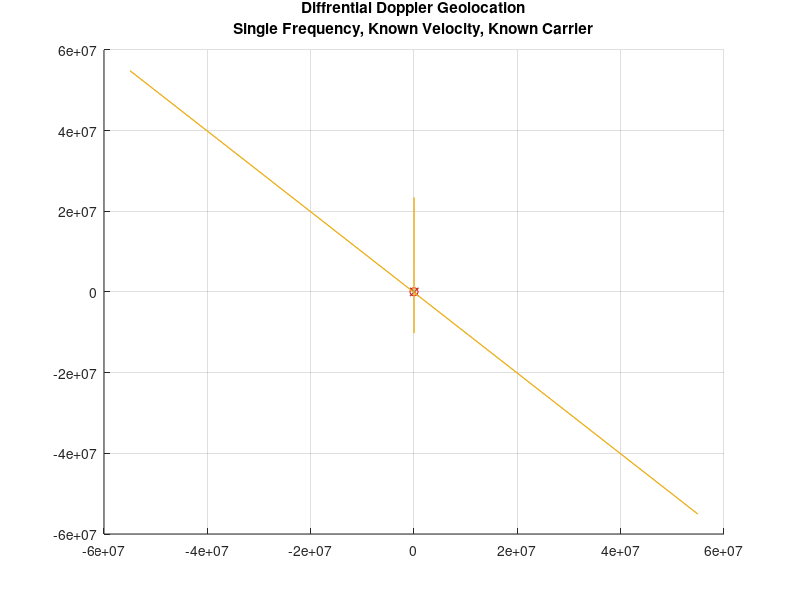

Write the MATLAB code that produced this figure.
%Simulation 01 - Physical Intuition for 1 known Fc and Velocity with 2
%receivers

clear all;
close all;

C = 3e08; %[m/s]
r1 = [-10000 0]; %Position of the 1st receiver [m]
r2 = [100000 0]; %Postion of the 2nd receiver [m]

r = [0 50000]; %Target position [m]
v = [100/sqrt(2) 100/sqrt(2)];%Target velocity [m/s]
Fc = 900e06; %[Hz]

%True values
psi = atan(v(2)/v(1));
dr1 = r-r1;
dr2 = r-r2;
theta1 = atan(dr1(2)/dr1(1));
theta2 = atan(dr2(2)/dr2(1));

deltaF1 = -Fc*((1/C)*(v*dr1'))/sqrt(dr1*dr1');
deltaF2 = -Fc*((1/C)*(v*dr2'))/sqrt(dr2*dr2');

% Measured Values
mFc = Fc;
mDeltaF1 = -mFc*((1/C)*(v*dr1'))/sqrt(dr1*dr1');
mDeltaF2 = -mFc*((1/C)*(v*dr2'))/sqrt(dr2*dr2');

mPhi1 = acos(-C/sqrt(v*v')*mDeltaF1/mFc);
mTheta1 = psi-mPhi1;

mPhi2 = -acos(-C/sqrt(v*v')*mDeltaF2/mFc);
mTheta2 = psi-mPhi2;

%plot the scene
figure;
hold on;
grid on;
title({'Diffrential Doppler Geolocation','Single Frequency, Known Velocity, Known Carrier'});
plot(r1(1),r1(2),'x');
plot(r2(1),r2(2),'x');
plot(r(1),r(2),'or');
plot([r1(1) r(1)], [r1(2), r1(2) + tan(theta1)*dr1(1)],'b');
plot([r2(1) r(1)], [r2(2), r2(2) + tan(theta2)*dr2(1)],'b');

plot([r1(1) r(1)], [r1(2), r1(2) + tan(mTheta1)*dr1(1)],'r-.');
plot([r2(1) r(1)], [r2(2), r2(2) + tan(mTheta2)*dr2(1)],'r-.');


%if carrier frequency is unknown

mF1 = 1e6+1e-7;%mFc+mDeltaF1;%
mF2 = 1e6-1.5e-7;%mFc + mDeltaF2; 

maxFc = 1/(1-sqrt(v*v')/C)*min([mF1, mF2]);
minFc = 1/(1+sqrt(v*v')/C)*max([mF1,mF2]);

Fc = linspace(minFc,maxFc,1000);

mFc = Fc;

mDeltaF1 = mF1 - mFc;
mDeltaF2 = mF2 - mFc;

mPhi1 = acos((-C/sqrt(v*v')*mDeltaF1)./mFc);
mTheta1 = psi-mPhi1;

mPhi2 = -acos(-C/sqrt(v*v')*mDeltaF2./mFc);
mTheta2 = psi-mPhi2;

mR(1,:) = (r1(1)-r2(1) - (tan(mTheta1)*r1(1)-tan(mTheta2)*r2(1)))./(tan(mTheta1)-tan(mTheta2));

mR(2,:) = r1(2)+(mR(1,:)-r1(1)).*tan(mTheta1);

plot(mR(1,:),mR(2,:));
